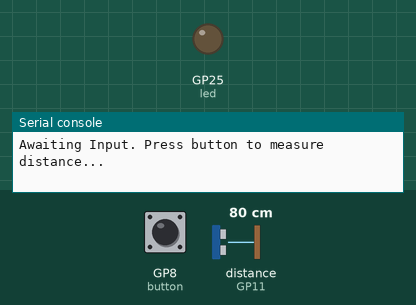
This program was run on a simulated Raspberry Pi Pico running CircuitPython. Parts: output pins drawn as LEDs (lit = HIGH), the last lines printed to the serial console. Inputs (shaded band) come from the test bench; at power-on: GP8 (button) HIGH, distance to the obstacle (sensor on GP11) 80 cm. The echo pulse lasts 58.3 µs per cm.

Above: at 1.2 s.
1.3 s: GP8 (button) pulled LOW for 0.15 s
At 2.4 s:
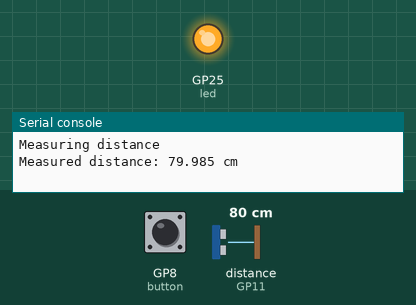
4.4 s: GP8 (button) pulled LOW for 1 s
At 8.2 s:
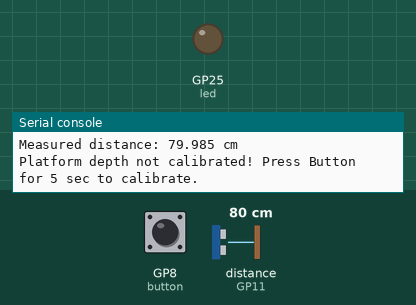
8.4 s: GP8 (button) pulled LOW for 3.2 s
Timing chart, 0 to 11.4 s (numbered marks = the images above; inputs shaded):
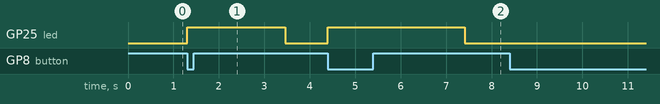

The program:

ultrasonic_sensor.py
```python
# Import libraries needed for blinking the LED
import board
import digitalio
import time
import adafruit_hcsr04

# Configure the internal GPIO connected to the LED as a digital output
led = digitalio.DigitalInOut(board.LED)
led.direction = digitalio.Direction.OUTPUT

# Configure the internal GPIO connected to the button as a digital input
button = digitalio.DigitalInOut(board.GP8)
button.direction = digitalio.Direction.INPUT
button.pull = digitalio.Pull.UP # Set the internal resistor to pull-up

notif_sent = False # Console notification boolean for sonar state
calib_notif_sent = False
distance = None # Measured distance
calibrated = False # State of calibration
calibration = None # Calibrated distance

sonar = adafruit_hcsr04.HCSR04(trigger_pin=board.GP12, echo_pin=board.GP11)

while True:
    if calibrated == False and calib_notif_sent == False:
        print("Platform depth not calibrated! Press Button for 5 sec to calibrate.")
        calib_notif_sent = True


    if notif_sent == False:
        print("Awaiting Input. Press button to measure distance...")
        notif_sent = True

    # LED serves as activation light
    led.value = not button.value

    if button.value == False:
        # Reset notification status
        notif_sent == False
        just_calibrated = False
        # Record timestamp of button press
        time_pressed = time.monotonic()

        while button.value == False:
            time_released = time.monotonic()
            elapsed = time_released - time_pressed

            # If the button held for >=5 seconds, calibrate the machine
            if elapsed >= 5 and just_calibrated == False:
                print("Calibrating platform depth...")
                calibration = sonar.distance
                calibrated = True
                just_calibrated = True
                print("Calibrated distance: {:.3f} cm".format(calibration))

        if elapsed < 5:
            # Reset distance prior to measurement
            distance = None
            print("Measuring distance")

            distance = sonar.distance
            print("Measured distance: {:.3f} cm".format(distance))
            time.sleep(2)
            if calibrated == False:
                calib_notif_sent = False
```

Measured:
- after the input at 1.3 s, GP25 (led): LOW → HIGH at once, → LOW 2.2 s later
- after the input at 4.4 s, GP25 (led): LOW → HIGH at once, → LOW 3.0 s later
